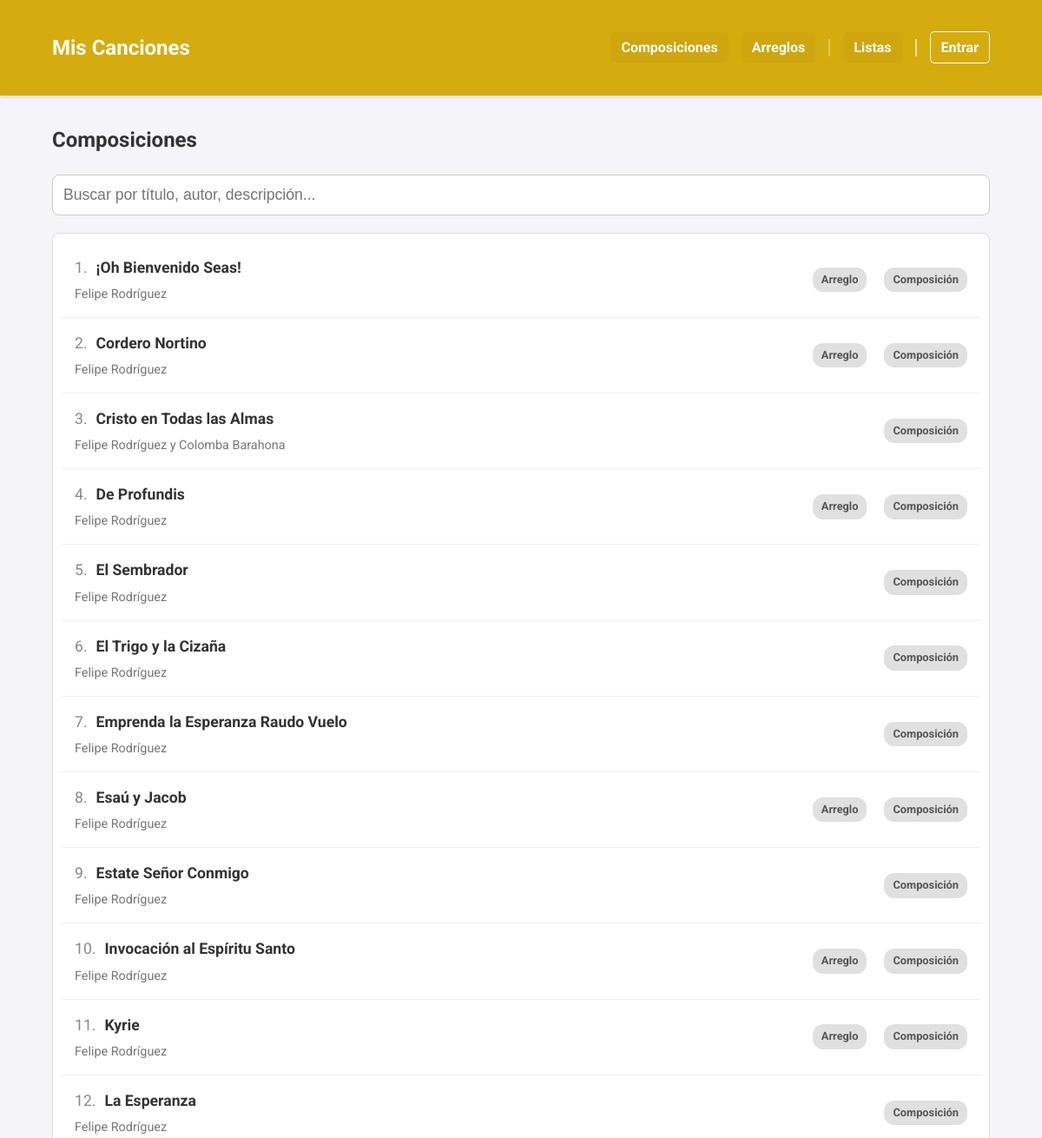
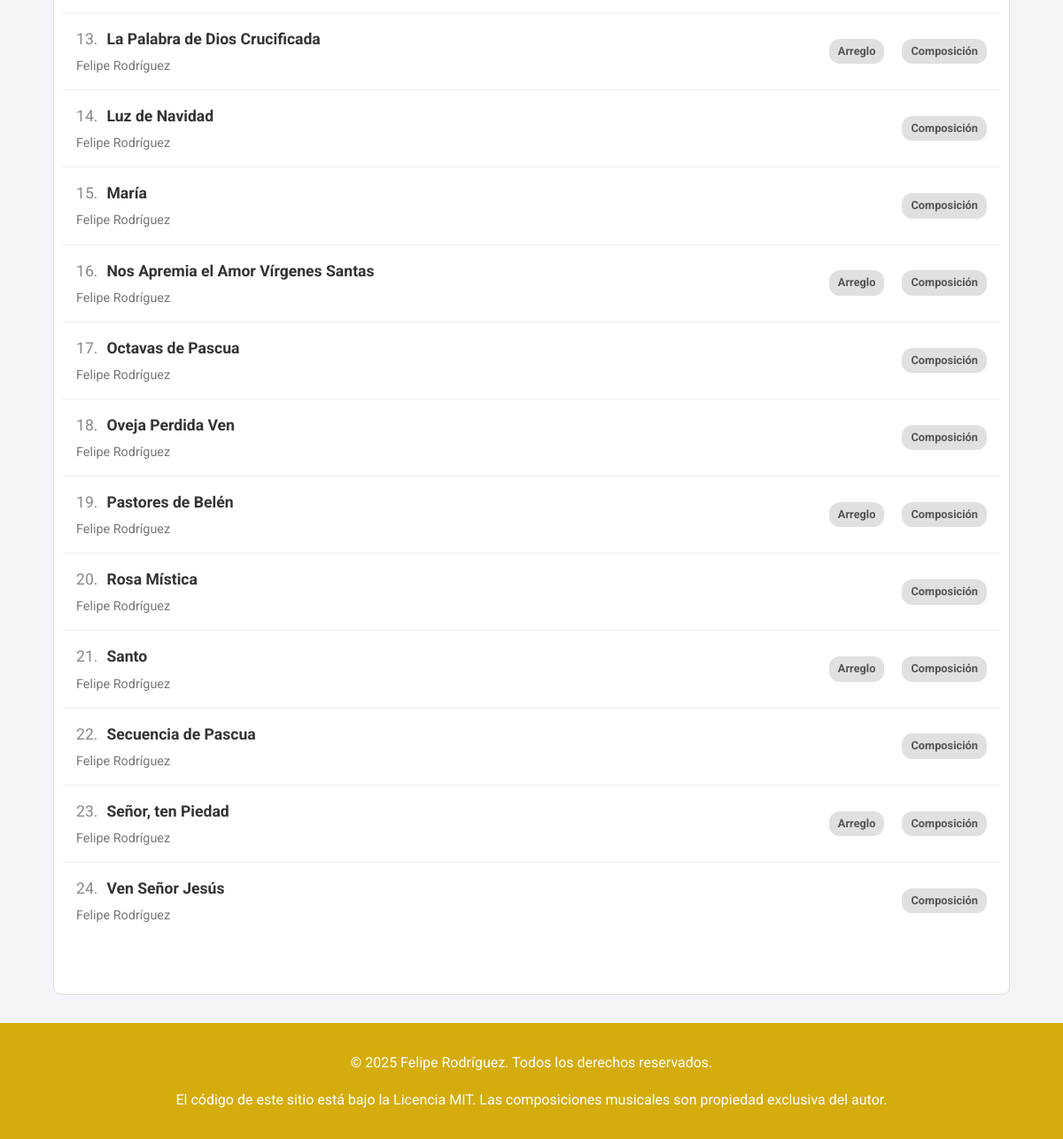
Screenshot of /composiciones with the database file from the repository (2 pictures, top to bottom).
### app.py (models this page shows, shortened)
class Cancion(db.Model):
    id = db.Column(db.Integer, primary_key=True)
    titulo = db.Column(db.String(150), nullable=False)
    musica = db.Column(db.String(100))
    letra = db.Column(db.String(100))
    adaptacion = db.Column(db.String(100))
    idioma = db.Column(db.String(50))
    anio = db.Column(db.Integer)
    descripcion = db.Column(db.Text)
    audio = db.Column(db.String(150))
    letras_acordes = db.Column(db.String(150)) # Antes 'partitura' (PDF)
    partitura = db.Column(db.String(150))      # Antes 'partitura_xml' (MusicXML)
    tags_json = db.Column(db.String(500))
    tipo = db.Column(db.String(50), nullable=False, default='local')
    categorias_json = db.Column(db.String(200))
    youtube_video_embed = db.Column(db.Text)
    youtube_audio_embed = db.Column(db.Text)
    @property
    def categorias(self):
        return json.loads(self.categorias_json) if self.categorias_json else []

### app.py (the view)
@app.route('/composiciones')
def ver_composiciones():
    base_songs = search_by_category("Composición")
    filtered_songs, search_query = search_songs(base_songs)
    filtered_songs.sort(key=lambda x: (0, x.titulo) if x.titulo.startswith('¡') else (1, x.titulo))
    return render_template('composiciones.html', composiciones=filtered_songs, search_query=search_query, page_context='composiciones')

### app.py (called while the page is built, shortened)
@app.template_filter('sort_categories_for_page')
def sort_categories_for_page(categories, page_context='default'):
    sorted_cats = list(categories) # Crear una copia para no modificar la original
    if page_context == 'arreglos':
        sorted_cats.sort(key=lambda x: (x != 'Composición', x != 'Arreglo'))
    else:
        sorted_cats.sort(key=lambda x: (x != 'Arreglo', x != 'Composición'))
    return sorted_cats

def search_songs(base_songs):
    search_query = request.args.get('search', '').strip()
    if not search_query:
        return base_songs, search_query

def search_by_category(category_name):
    all_songs = Cancion.query.all()
    normalized_category = unidecode(category_name.lower())
    return [
        song for song in all_songs if normalized_category in unidecode(str(song.categorias).lower())
    ]

### templates/composiciones.html
{% extends "base.html" %}
{% block content %}
    <h2>Composiciones</h2>
    {% include '_filters.html' %}
    <div class="lista-scroll" id="song-list-container">
        {% include '_song_list.html' %}
    </div>
{% endblock %}

### templates/_song_list.html
<div class="lista-composiciones">
    {% for obra in composiciones %}
        <a href="{{ url_for('ver_composicion', comp_id=obra.id, context=page_context, tag_name=tag_nombre, search=search_query, sort_by=sort_by) }}" class="tarjeta-obra">
            <div class="info-tarjeta">
                <div class="song-title-with-number">
                    <span class="song-number">{{ loop.index }}.</span>
                    <h3>{{ obra.titulo }}</h3>
                </div>
                <p>{{ obra.musica }}</p>
            </div>
            <div class="categoria-tags-container">
                {% if obra.categorias %}
                    {% for cat in obra.categorias | sort_categories_for_page(page_context) %}
                        <span class="categoria-tag">{{ cat }}</span>
                    {% endfor %}
                {% endif %}
            </div>
        </a>
    {% else %}
        <p style="padding: 20px;">No se encontraron canciones que coincidan con tu búsqueda.</p>
    {% endfor %}
</div>

### static/style.css (style rules this page uses)
:root { --color-principal: #d4ac0d; --color-fondo: #f4f4f9; --color-boton-nav: #cfa60d; --color-texto: #333; --color-acento: #f1c40f; --color-blanco: #fff; }
body { font-family: 'Roboto', sans-serif; background-color: var(--color-fondo); color: var(--color-texto); margin: 0; line-height: 1.6; }
.lista-scroll { height: 85vh; overflow-y: auto; border: 1px solid #ddd; border-radius: 8px; background-color: var(--color-blanco); }
.lista-composiciones { display: block; padding: 10px; }
.tarjeta-obra { display: flex; justify-content: space-between; align-items: center; border-bottom: 1px solid #eee; text-decoration: none; color: var(--color-texto); transition: background-color 0.2s; padding: 15px; }
.song-title-with-number { display: flex; align-items: baseline; gap: 10px; }
.song-number { color: #888; font-size: 1.1em; }
.tarjeta-obra:last-child { border-bottom: none; }
.info-tarjeta { padding: 0; }
.info-tarjeta h3 { margin: 0 0 5px 0; font-size: 1.1em; }
.info-tarjeta p { margin: 0; color: #777; font-size: 0.9em; }
.categoria-tags-container { display: flex; gap: 5px; }
.categoria-tag { background-color: #e0e0e0; color: #555; font-size: 0.8em; font-weight: bold; padding: 4px 10px; border-radius: 12px; margin-left: 15px; white-space: nowrap; }

### rows the page displays
Cancion: titulo "¡Oh Bienvenido Seas!", musica "Felipe Rodríguez", cat "Arreglo" "Composición"
Cancion: titulo "Cordero Nortino", musica "Felipe Rodríguez", cat "Arreglo" "Composición"
Cancion: titulo "Cristo en Todas las Almas", musica "Felipe Rodríguez y Colomba Barahona", cat "Composición"
Cancion: titulo "De Profundis", musica "Felipe Rodríguez", cat "Arreglo" "Composición"
Cancion: titulo "El Sembrador", musica "Felipe Rodríguez", cat "Composición"
Cancion: titulo "El Trigo y la Cizaña", musica "Felipe Rodríguez", cat "Composición"
Cancion: titulo "Emprenda la Esperanza Raudo Vuelo", musica "Felipe Rodríguez", cat "Composición"
Cancion: titulo "Esaú y Jacob", musica "Felipe Rodríguez", cat "Arreglo" "Composición"
Cancion: titulo "Estate Señor Conmigo", musica "Felipe Rodríguez", cat "Composición"
Cancion: titulo "Invocación al Espíritu Santo", musica "Felipe Rodríguez", cat "Arreglo" "Composición"
Cancion: titulo "Kyrie", musica "Felipe Rodríguez", cat "Arreglo" "Composición"
Cancion: titulo "La Esperanza", musica "Felipe Rodríguez", cat "Composición"
Cancion: titulo "La Palabra de Dios Crucificada", musica "Felipe Rodríguez", cat "Arreglo" "Composición"
Cancion: titulo "Luz de Navidad", musica "Felipe Rodríguez", cat "Composición"
Cancion: titulo "María", musica "Felipe Rodríguez", cat "Composición"
Cancion: titulo "Nos Apremia el Amor Vírgenes Santas", musica "Felipe Rodríguez", cat "Arreglo" "Composición"
Cancion: titulo "Octavas de Pascua", musica "Felipe Rodríguez", cat "Composición"
Cancion: titulo "Oveja Perdida Ven", musica "Felipe Rodríguez", cat "Composición"
Cancion: titulo "Pastores de Belén", musica "Felipe Rodríguez", cat "Arreglo" "Composición"
Cancion: titulo "Rosa Mística", musica "Felipe Rodríguez", cat "Composición"
Cancion: titulo "Santo", musica "Felipe Rodríguez", cat "Arreglo" "Composición"
Cancion: titulo "Secuencia de Pascua", musica "Felipe Rodríguez", cat "Composición"
Cancion: titulo "Señor, ten Piedad", musica "Felipe Rodríguez", cat "Arreglo" "Composición"
Cancion: titulo "Ven Señor Jesús", musica "Felipe Rodríguez", cat "Composición"
